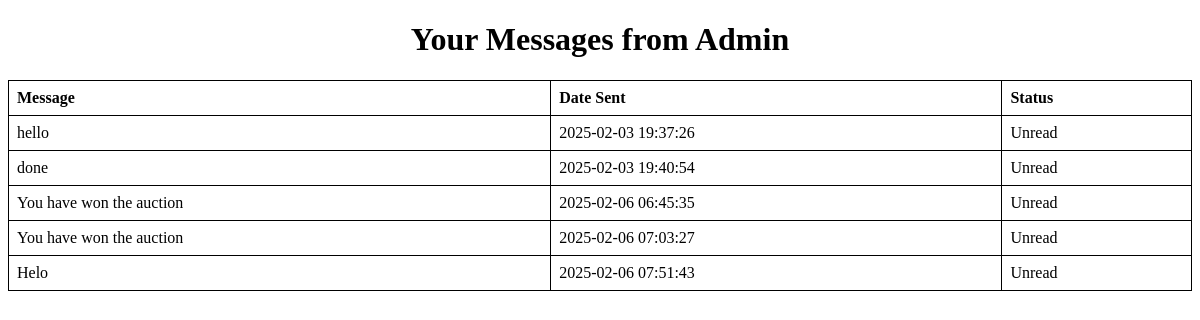
The app's page /profile-messages.php (signed in) with its own data.
### tables this page shows
CREATE TABLE `admin_messages` (
  `id` int(11) NOT NULL,
  `user_id` int(11) NOT NULL,
  `message` text NOT NULL,
  `message_date` timestamp NOT NULL DEFAULT current_timestamp(),
  `status` enum('unread','read') DEFAULT 'unread'
);

### src/profile-messages.php (the view, shortened to what this page needs)
<?php
include('db.php');
$user_id = $_SESSION['user_id'];
$query = "UPDATE admin_messages SET status = 'read' WHERE user_id = $user_id AND status = 'unread'";
mysqli_query($conn, $query);
$query = "SELECT * FROM admin_messages WHERE user_id = $user_id";
$result = mysqli_query($conn, $query);
?>
<!DOCTYPE html>
<html lang="en">
<head>
</head>
<body>
    <h1>Your Messages from Admin</h1>
    <table>
        <thead>
            <tr>
                <th>Message</th>
                <th>Date Sent</th>
                <th>Status</th>
            </tr>
        </thead>
        <tbody>
            <?php while ($message = mysqli_fetch_assoc($result)): ?>
                <tr>
                    <td><?php echo nl2br(htmlspecialchars($message['message'])); ?></td>
                    <td><?php echo $message['message_date']; ?></td>
                    <td><?php echo ucfirst($message['status']); ?></td>
                </tr>
            <?php endwhile; ?>
        </tbody>
    </table>
</body>
</html>

### src/profile-messages.php (style rules this page uses)
table { width: 100%; border-collapse: collapse; }
table, th, td { border: 1px solid black; }
th, td { padding: 8px; text-align: left; }
h1 { text-align: center; }

### records on screen
admin_messages: message "hello", message_date "2025-02-03 19:37:26", status "Unread"
admin_messages: message "done", message_date "2025-02-03 19:40:54", status "Unread"
admin_messages: message "You have won the auction", message_date "2025-02-06 06:45:35", status "Unread"
admin_messages: message "You have won the auction", message_date "2025-02-06 07:03:27", status "Unread"
admin_messages: message "Helo", message_date "2025-02-06 07:51:43", status "Unread"
